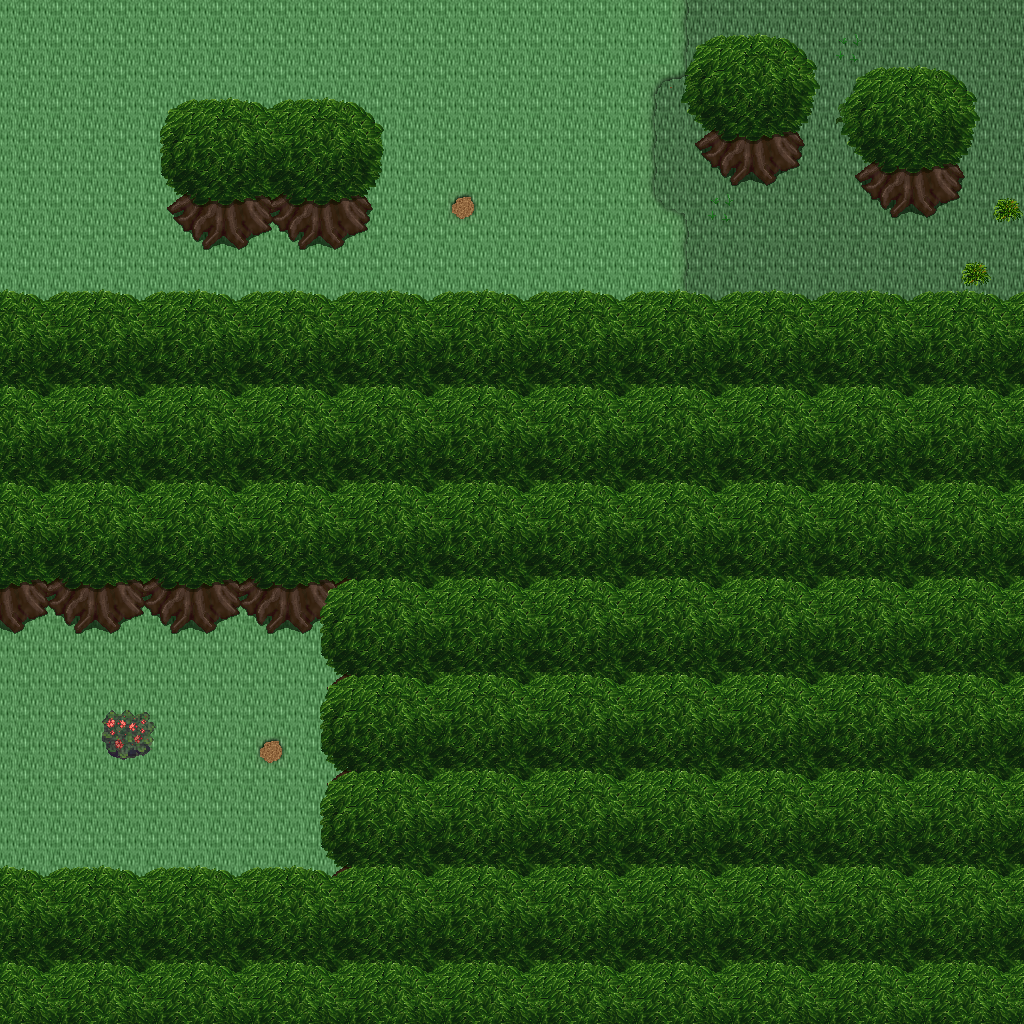

This is a level from a 2D game, rendered from its Tiled map with the project's own tilesets. A one-line summary and the map file follow, with tile-layer data summarised:
An orthogonal 32x32 tile map with 32x32 px tiles, 5 tile layers (Ground, Objects, Objects2, Above, ...), 1 hidden layer not drawn, 34 tilesets.

<map version="1.10" tiledversion="1.11.0" orientation="orthogonal" renderorder="right-down" width="32" height="32" tilewidth="32" tileheight="32" infinite="0" nextlayerid="11" nextobjectid="1">
 <tileset firstgid="1" name="ground_ground" tilewidth="32" tileheight="32" tilecount="33" columns="3">
  <image source="../drawable/ground_ground.png" width="96" height="352" />
 </tileset>
 <tileset firstgid="34" name="ground_grass_edges" tilewidth="32" tileheight="32" tilecount="36" columns="12">
  <image source="../drawable/ground_grass_edges.png" width="384" height="96" />
 </tileset>
 <tileset firstgid="70" name="ground_earth_edges" tilewidth="32" tileheight="32" tilecount="18" columns="6">
  <image source="../drawable/ground_earth_edges.png" width="192" height="96" />
 </tileset>
 <tileset firstgid="88" name="ground_grass_corners" tilewidth="32" tileheight="32" tilecount="24" columns="6">
  <image source="../drawable/ground_grass_corners.png" width="192" height="128" />
 </tileset>
 <tileset firstgid="112" name="plant_grasses" tilewidth="32" tileheight="32" tilecount="6" columns="3">
  <image source="../drawable/plant_grasses.png" width="96" height="64" />
 </tileset>
 <tileset firstgid="118" name="plant_flower_daisy_blue" tilewidth="32" tileheight="32" tilecount="8" columns="2">
  <image source="../drawable/plant_flower_daisy_blue.png" width="64" height="128" />
 </tileset>
 <tileset firstgid="126" name="plant_flower_daisy_yellow" tilewidth="32" tileheight="32" tilecount="8" columns="2">
  <image source="../drawable/plant_flower_daisy_yellow.png" width="64" height="128" />
 </tileset>
 <tileset firstgid="134" name="plant_bush_bushes" tilewidth="32" tileheight="32" tilecount="10" columns="5">
  <image source="../drawable/plant_bush_bushes.png" width="160" height="64" />
 </tileset>
 <tileset firstgid="144" name="plant_flower_daisy_red" tilewidth="32" tileheight="32" tilecount="8" columns="2">
  <image source="../drawable/plant_flower_daisy_red.png" width="64" height="128" />
 </tileset>
 <tileset firstgid="152" name="plant_flower_daisy_white" tilewidth="32" tileheight="32" tilecount="8" columns="2">
  <image source="../drawable/plant_flower_daisy_white.png" width="64" height="128" />
 </tileset>
 <tileset firstgid="160" name="logic_collision" tilewidth="32" tileheight="32" tilecount="1" columns="1">
  <image source="../drawable/logic_collision.png" width="32" height="32" />
 </tileset>
 <tileset firstgid="161" name="plant_stump_stump_brown" tilewidth="32" tileheight="32" tilecount="4" columns="2">
  <image source="../drawable/plant_stump_stump_brown.png" width="64" height="64" />
 </tileset>
 <tileset firstgid="165" name="plant_tree_tree_green" tilewidth="32" tileheight="32" tilecount="88" columns="8">
  <image source="../drawable/plant_tree_tree_green.png" width="256" height="352" />
 </tileset>
 <tileset firstgid="253" name="logic_item_resources" tilewidth="32" tileheight="32" tilecount="6" columns="6">
  <image source="../drawable/logic_item_resources.png" width="192" height="32" />
 </tileset>
 <tileset firstgid="259" name="logic_item_mushroom" tilewidth="32" tileheight="32" tilecount="6" columns="6">
  <image source="../drawable/logic_item_mushroom.png" width="192" height="32" />
 </tileset>
 <tileset firstgid="265" name="object_tent" tilewidth="32" tileheight="32" tilecount="9" columns="3">
  <image source="../drawable/object_tent.png" width="96" height="96" />
 </tileset>
 <tileset firstgid="274" name="logic_creature_albino_elf" tilewidth="32" tileheight="32" tilecount="5" columns="5">
  <image source="../drawable/logic_creature_albino_elf.png" width="160" height="32" />
 </tileset>
 <tileset firstgid="279" name="ground_ladder_vertical_dark" tilewidth="32" tileheight="32" tilecount="3" columns="3">
  <image source="../drawable/ground_ladder_vertical_dark.png" width="96" height="32" />
 </tileset>
 <tileset firstgid="282" name="ground_ladder_horizontal_dark" tilewidth="32" tileheight="32" tilecount="3" columns="1">
  <image source="../drawable/ground_ladder_horizontal_dark.png" width="32" height="96" />
 </tileset>
 <tileset firstgid="285" name="furniture_light_flames" tilewidth="32" tileheight="32" tilecount="6" columns="6">
  <image source="../drawable/furniture_light_flames.png" width="192" height="32" />
 </tileset>
 <tileset firstgid="291" name="furniture_table_tree_stump_table" tilewidth="32" tileheight="32" tilecount="4" columns="2">
  <image source="../drawable/furniture_table_tree_stump_table.png" width="64" height="64" />
 </tileset>
 <tileset firstgid="295" name="furniture_chair_stool" tilewidth="32" tileheight="32" tilecount="1" columns="1">
  <image source="../drawable/furniture_chair_stool.png" width="32" height="32" />
 </tileset>
 <tileset firstgid="296" name="logic_creature_ent" tilewidth="32" tileheight="32" tilecount="4" columns="4">
  <image source="../drawable/logic_creature_ent.png" width="128" height="32" />
 </tileset>
 <tileset firstgid="300" name="logic_creature_animal" tilewidth="32" tileheight="32" tilecount="32" columns="8">
  <image source="../drawable/logic_creature_animal.png" width="256" height="128" />
 </tileset>
 <tileset firstgid="332" name="logic_portal" tilewidth="32" tileheight="32" tilecount="24" columns="8">
  <image source="../drawable/logic_portal.png" width="256" height="96" />
 </tileset>
 <tileset firstgid="356" name="logic_item_herb" tilewidth="32" tileheight="32" tilecount="5" columns="5">
  <image source="../drawable/logic_item_herb.png" width="160" height="32" />
 </tileset>
 <tileset firstgid="361" name="ground_pothole" tilewidth="32" tileheight="32" tilecount="4" columns="4">
  <image source="../drawable/ground_pothole.png" width="128" height="32" />
 </tileset>
 <tileset firstgid="365" name="logic_creature_elemental" tilewidth="32" tileheight="32" tilecount="16" columns="8">
  <image source="../drawable/logic_creature_elemental.png" width="256" height="64" />
 </tileset>
 <tileset firstgid="381" name="plant_bush_bush_pinks" tilewidth="32" tileheight="32" tilecount="4" columns="2">
  <image source="../drawable/plant_bush_bush_pinks.png" width="64" height="64" />
 </tileset>
 <tileset firstgid="385" name="light_door_light" tilewidth="32" tileheight="32" tilecount="12" columns="3">
  <image source="../drawable/light_door_light.png" width="96" height="128" />
 </tileset>
 <tileset firstgid="397" name="light_dim_light_7x5" tilewidth="32" tileheight="32" tilecount="35" columns="7">
  <image source="../drawable/light_dim_light_7x5.png" width="224" height="160" />
 </tileset>
 <tileset firstgid="432" name="light_light_5x5" tilewidth="32" tileheight="32" tilecount="25" columns="5">
  <image source="../drawable/light_light_5x5.png" width="160" height="160" />
 </tileset>
 <tileset firstgid="457" name="furniture_light_roots_lamp" tilewidth="32" tileheight="32" tilecount="6" columns="2">
  <image source="../drawable/furniture_light_roots_lamp.png" width="64" height="96" />
 </tileset>
 <tileset firstgid="463" name="building_huts" tilewidth="32" tileheight="32" tilecount="338" columns="26">
  <image source="../drawable/building_huts.png" width="832" height="416" />
 </tileset>
 <layer id="1" name="Ground" width="32" height="32">
  <data>[1024 cells, 1024 non-empty, 3 distinct tile ids]</data>
 </layer>
 <layer id="2" name="Objects" width="32" height="32">
  <data>[1024 cells, 86 non-empty, 33 distinct tile ids]</data>
 </layer>
 <layer id="3" name="Objects2" width="32" height="32">
  <data>[1024 cells, 0 non-empty, 0 distinct tile ids]</data>
 </layer>
 <layer id="4" name="Above" width="32" height="32">
  <data>[1024 cells, 699 non-empty, 39 distinct tile ids]</data>
 </layer>
 <layer id="5" name="Above2" width="32" height="32">
  <data>[1024 cells, 0 non-empty, 0 distinct tile ids]</data>
 </layer>
 <layer id="6" name="Walkable" width="32" height="32" visible="0">
  <data>[1024 cells, 600 non-empty, 1 distinct tile ids]</data>
 </layer>
 <objectgroup id="7" name="Mapevents" />
 <objectgroup id="8" name="Spawn" />
 <objectgroup id="9" name="Keys" />
 <objectgroup id="10" name="Replace" />
</map>
